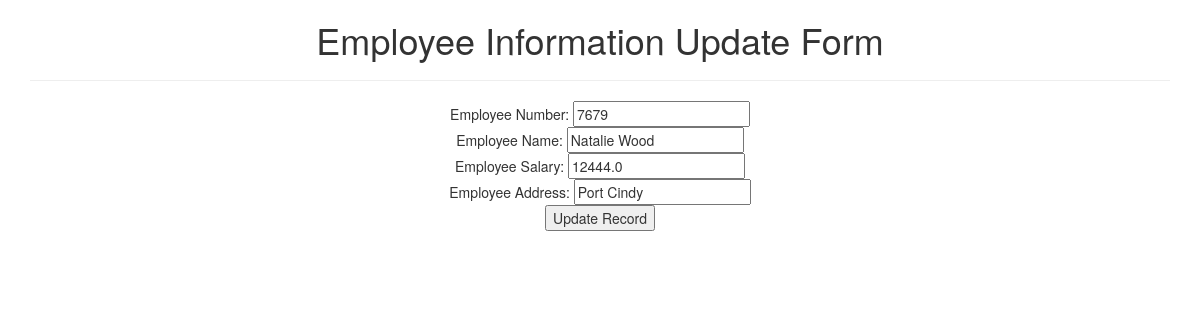
The page /update/3/ on the database its author committed.
### testapp/models.py (models this page shows)
class Employee(models.Model):
    eno=models.IntegerField()
    ename=models.CharField(max_length=64)
    esal=models.FloatField()
    eaddr=models.CharField(max_length=256)

### testapp/views.py (the view)
# urls.py: url(r'^update/(?P<id>\d+)/$', views.update_view)
def update_view(request,id):
    employee=Employee.objects.get(id=id)
    if request.method=='POST':
        form=EmployeeForm(request.POST,instance=employee)
        if form.is_valid():
            form.save()
            return redirect('/')
    return render(request,'testingapp/update.html',{'employee':employee})

### crudfbvproject/templates/testingapp/update.html (shortened to what this page needs)
<!DOCTYPE html>
{%extends 'testingapp/base.html'%}
    {%block body_block%}
    <h1>Employee Information Update Form</h1><hr>
    <form method='post'>
      Employee Number: <input type="text" name="eno" value="{{employee.eno}}"><br>
      Employee Name: <input type="text" name="ename" value="{{employee.ename}}"><br>
      Employee Salary: <input type="text" name="esal" value="{{employee.esal}}"><br>
      Employee Address: <input type="text" name="eaddr" value="{{employee.eaddr}}"><br>
      <input type="submit" name="" value="Update Record">
    </form>
    {%endblock%}

### rows shown on the page
Employee: eno "7679", ename "Natalie Wood", esal "12444.0", eaddr "Port Cindy"
